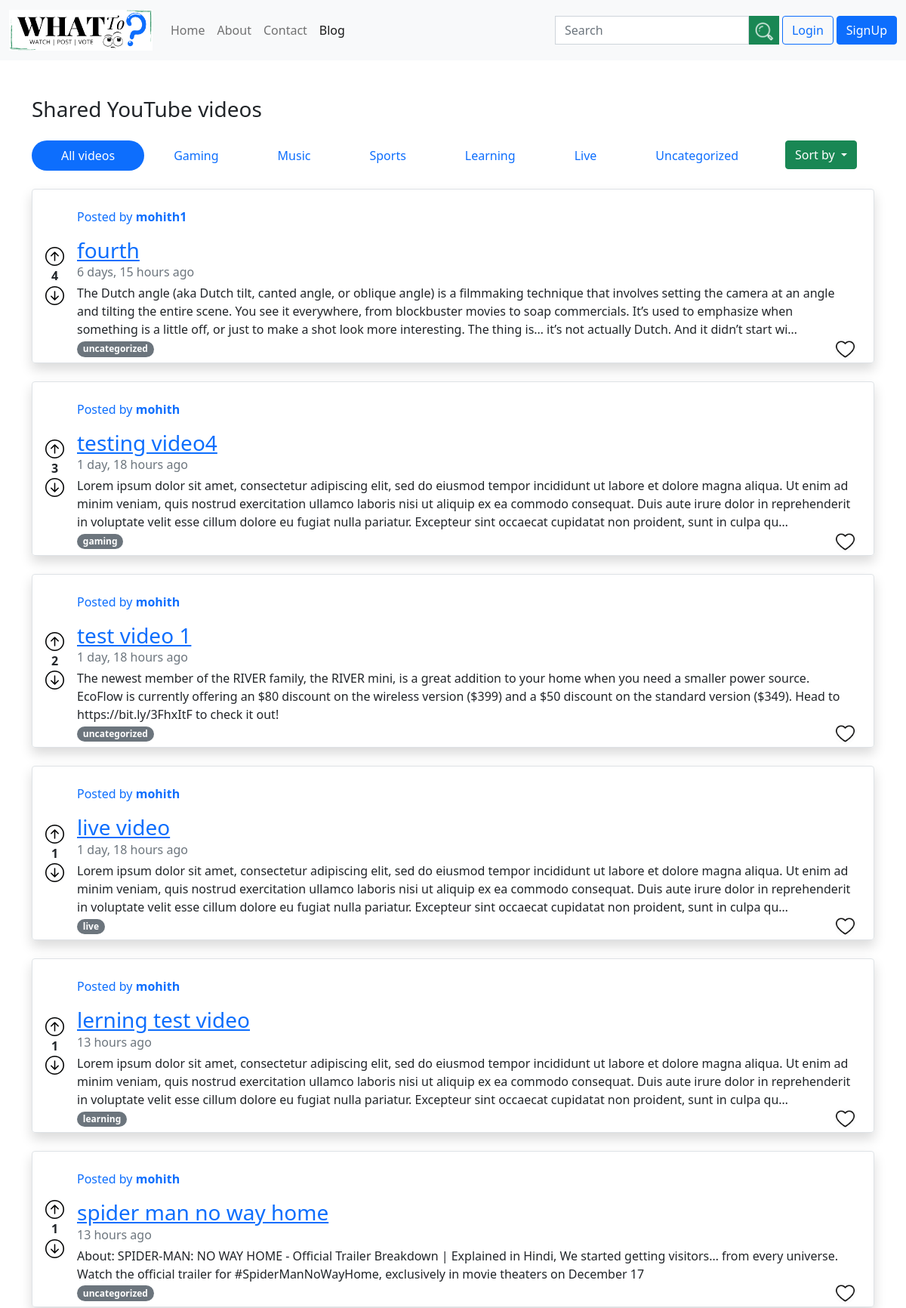
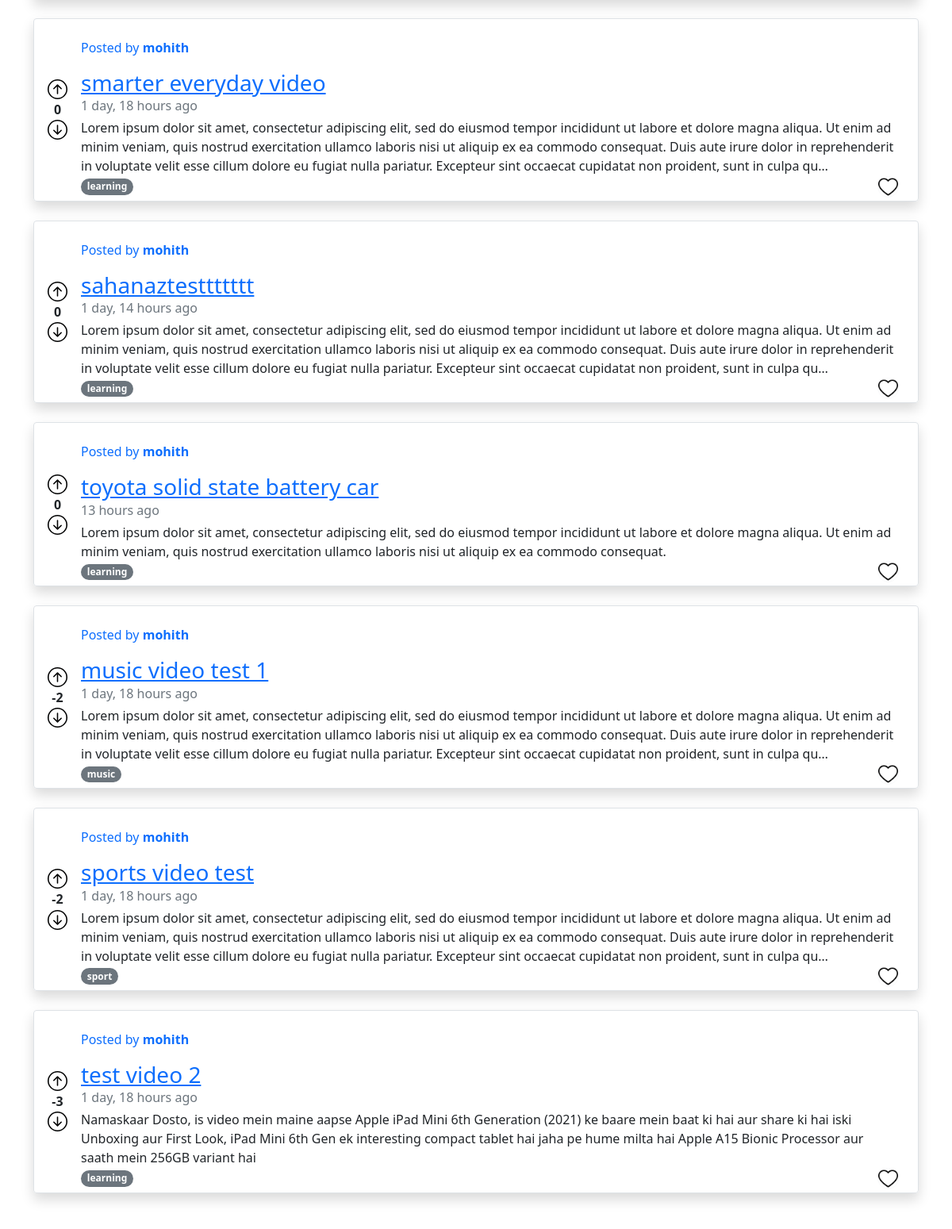
Screenshot of /blog/ (upper part) with the database file from the repository (2 pictures, top to bottom).
### blog/models.py (models this page shows, shortened)
class Post(models.Model):
    video = EmbedVideoField(default='SOME STRING')
    title=models.CharField(max_length=255)
    category=models.CharField(max_length=255,default='uncategorized')
    votes=models.IntegerField(default=0)
    author=models.ForeignKey(User, on_delete=models.CASCADE)
    slug=models.AutoField(primary_key=True)
    timeStamp=models.DateTimeField(default=now)
    content=models.TextField()
    wishlist = models.ManyToManyField(User, blank=True, related_name='wishlist')
    likes = models.ManyToManyField(User, blank=True, related_name='likes')
    dislikes = models.ManyToManyField(User, blank=True, related_name='dislikes')

### blog/views.py (the view)
# urls.py: path('', views.bloghome, name='bloghome'),
def bloghome(request):
    allposts=Post.objects.all().order_by('-votes')
    context={'allposts':allposts}
    return render(request,'blog/bloghome.html',context)

### templates/blog/bloghome.html (shortened to what this page needs)
{% extends 'base.html' %}
{% block BlogActive %}active{% endblock BlogActive %}
{% block body %}
{% load humanize %}
{% load embed_video_tags %}
<div class="container">
  <h3 class="mt-5 mb-4">Shared YouTube videos</h3>
  <ul class="nav nav-pills nav-fill mb-4">
    <li class="nav-item">
      <a class="nav-link rounded-pill {% if request.get_full_path == "/blog/" %}active{% endif %}" href="/blog/">All videos</a>
    </li>
    <li class="nav-item">
      <a class="nav-link rounded-pill {% if request.get_full_path == "/blog/category/gaming" %}active{% endif %}" href="/blog/category/gaming">Gaming</a>
    </li>
    <li class="nav-item">
      <a class="nav-link rounded-pill {% if request.get_full_path == "/blog/category/music" %}active{% endif %}" href="/blog/category/music">Music</a>
    </li>
    <li class="nav-item">
      <a class="nav-link rounded-pill {% if request.get_full_path == "/blog/category/sport" %}active{% endif %}" href="/blog/category/sport">Sports</a>
    </li>
    <li class="nav-item">
      <a class="nav-link rounded-pill {% if request.get_full_path == "/blog/category/learning" %}active{% endif %}" href="/blog/category/learning">Learning</a>
    </li>
    <li class="nav-item">
      <a class="nav-link rounded-pill {% if request.get_full_path == "/blog/category/live" %}active{% endif %}" href="/blog/category/live">Live</a>
    </li>
    <li class="nav-item">
      <a class="nav-link rounded-pill {% if request.get_full_path == "/blog/category/uncategorized" %}active{% endif %}" href="/blog/category/uncategorized">Uncategorized</a>
    </li>
    <li class="nav-item">
      <div class="dropdown">
        <button class="btn btn-success dropdown-toggle" type="button" id="dropdownMenuButton1" data-bs-toggle="dropdown" aria-expanded="false">
          Sort by
        </button>
      </div>
    </li>
   </ul>
  {% for post in allposts %}
  <div class="row g-0 border rounded overflow-hidden flex-md-row mb-4 shadow h-md-250 position-relative">
   <div class="col-auto d-none align-self-center px-3  d-lg-block">
        <form method="POST" action="/blog/{{post.slug}}/like">
          {% if user.is_authenticated %}
          <button type="submit"
            class="btn btn-outline-light rounded-circle {% if request.user in post.likes.all %} bg-success {% endif %}  btn-sm  p-0">
            <img src="/static/img/arrowup.svg" width="25" alt=""> </button>
            {% comment %} <img src="/static/img/arrowup.svg" width="25" alt=""> </button> like: {{ post.likes.all.count }} {% endcomment %}
              {% else %}
           <button type="button"
            class="btn btn-outline-light rounded-circle  btn-sm  p-0" data-bs-toggle="modal" data-bs-target="#loginModal"><img
              src="/static/img/arrowup.svg" width="25" alt=""></button>
            {% endif %}
        </form>
         <p class="text-center m-0">  <b>  {{post.votes}} </b> </p>
        <form method="POST" action="/blog/{{post.slug}}/Dislike">
          {% if user.is_authenticated %}
          <button type="submit"
            class="btn btn-outline-light rounded-circle {% if request.user in post.dislikes.all %} bg-success {% endif %} btn-sm  p-0"><img
              src="/static/img/arrowdown.svg" width="25" alt=""></button>
             {% else %}
          <button type="button"
            class="btn btn-outline-light rounded-circle  btn-sm  p-0" data-bs-toggle="modal" data-bs-target="#loginModal"><img
              src="/static/img/arrowdown.svg" width="25" alt=""></button>
            {% endif %}
        </form>
      </div>
    <div class="col p-4 ps-0 pb-1 d-flex flex-column position-static">
       <p class="text-primary ">Posted by<b> {{post.author}}</b></p>
      <a href="/blog/{{post.slug}}"><h3 class="mb-0">{{post.title}}</h3></a>
      <div class="mb-1 text-muted">{{post.timeStamp | naturaltime}}</div>
      <p class="card-text mb-auto">{{post.content| truncatechars:400}}</p>
      <div class="d-flex">
        <a href="/blog/category/{{post.category}}"> <span class="badge rounded-pill bg-secondary">{{post.category}}</span> </a>
       <form method="POST" class="ms-auto" action="/blog/{{post.slug}}/wishlist">
          {% if user.is_authenticated %}
          <button type="submit"
            class="btn btn-outline-light rounded-circle btn-sm  p-0">
            {% if request.user in post.wishlist.all %}
             <img src="/static/img/redheart.png" width="25" alt=""></button>
             {% else %}
             <img src="/static/img/whiteheart.png" width="25" alt=""></button>
              {% endif %}
             {% else %}
          <button type="button"
            class="btn btn-outline-light rounded-circle  btn-sm  p-0" data-bs-toggle="modal" data-bs-target="#loginModal"><img
              src="/static/img/whiteheart.png" width="25" alt=""></button>
            {% endif %}
        </form>
        </div>
    </div>
  </div>
  {% endfor %}
</div>
{% endblock body %}

### rows the page displays
Post: votes "4", author "mohith1", title "fourth", timeStamp "6 days, 15 hours ago", content "The Dutch angle (aka Dutch tilt, canted angle, or oblique angle) is a filmmaking technique that involves setting the camera at an angle and tilting the entire scene. You see it everywhere, from blockbuster movies to soap commercials. It’s used to emphasize when something is a little off, or just to make a shot look more interesting. The thing is… it’s not actually Dutch. And it didn’t start wi…", category "uncategorized"
Post: votes "3", author "mohith", title "testing video4", timeStamp "1 day, 18 hours ago", content "Lorem ipsum dolor sit amet, consectetur adipiscing elit, sed do eiusmod tempor incididunt ut labore et dolore magna aliqua. Ut enim ad minim veniam, quis nostrud exercitation ullamco laboris nisi ut aliquip ex ea commodo consequat. Duis aute irure dolor in reprehenderit in voluptate velit esse cillum dolore eu fugiat nulla pariatur. Excepteur sint occaecat cupidatat non proident, sunt in culpa qu…", category "gaming"
Post: votes "2", author "mohith", title "test video 1", timeStamp "1 day, 18 hours ago", content "The newest member of the RIVER family, the RIVER mini, is a great addition to your home when you need a smaller power source. EcoFlow is currently offering an $80 discount on the wireless version ($399) and a $50 discount on the standard version ($349). Head to https://bit.ly/3FhxItF to check it out!", category "uncategorized"
Post: votes "1", author "mohith", title "live video", timeStamp "1 day, 18 hours ago", content "Lorem ipsum dolor sit amet, consectetur adipiscing elit, sed do eiusmod tempor incididunt ut labore et dolore magna aliqua. Ut enim ad minim veniam, quis nostrud exercitation ullamco laboris nisi ut aliquip ex ea commodo consequat. Duis aute irure dolor in reprehenderit in voluptate velit esse cillum dolore eu fugiat nulla pariatur. Excepteur sint occaecat cupidatat non proident, sunt in culpa qu…", category "live"
Post: votes "1", author "mohith", title "lerning test video", timeStamp "13 hours ago", content "Lorem ipsum dolor sit amet, consectetur adipiscing elit, sed do eiusmod tempor incididunt ut labore et dolore magna aliqua. Ut enim ad minim veniam, quis nostrud exercitation ullamco laboris nisi ut aliquip ex ea commodo consequat. Duis aute irure dolor in reprehenderit in voluptate velit esse cillum dolore eu fugiat nulla pariatur. Excepteur sint occaecat cupidatat non proident, sunt in culpa qu…", category "learning"
Post: votes "1", author "mohith", title "spider man no way home", timeStamp "13 hours ago", content "About: SPIDER-MAN: NO WAY HOME - Official Trailer Breakdown | Explained in Hindi, We started getting visitors… from every universe. Watch the official trailer for #SpiderManNoWayHome, exclusively in movie theaters on December 17", category "uncategorized"
Post: votes "0", author "mohith", title "smarter everyday video", timeStamp "1 day, 18 hours ago", content "Lorem ipsum dolor sit amet, consectetur adipiscing elit, sed do eiusmod tempor incididunt ut labore et dolore magna aliqua. Ut enim ad minim veniam, quis nostrud exercitation ullamco laboris nisi ut aliquip ex ea commodo consequat. Duis aute irure dolor in reprehenderit in voluptate velit esse cillum dolore eu fugiat nulla pariatur. Excepteur sint occaecat cupidatat non proident, sunt in culpa qu…", category "learning"
Post: votes "0", author "mohith", title "sahanaztesttttttt", timeStamp "1 day, 14 hours ago", content "Lorem ipsum dolor sit amet, consectetur adipiscing elit, sed do eiusmod tempor incididunt ut labore et dolore magna aliqua. Ut enim ad minim veniam, quis nostrud exercitation ullamco laboris nisi ut aliquip ex ea commodo consequat. Duis aute irure dolor in reprehenderit in voluptate velit esse cillum dolore eu fugiat nulla pariatur. Excepteur sint occaecat cupidatat non proident, sunt in culpa qu…", category "learning"
Post: votes "0", author "mohith", title "toyota solid state battery car", timeStamp "13 hours ago", content "Lorem ipsum dolor sit amet, consectetur adipiscing elit, sed do eiusmod tempor incididunt ut labore et dolore magna aliqua. Ut enim ad minim veniam, quis nostrud exercitation ullamco laboris nisi ut aliquip ex ea commodo consequat.", category "learning"
Post: votes "-2", author "mohith", title "music video test 1", timeStamp "1 day, 18 hours ago", content "Lorem ipsum dolor sit amet, consectetur adipiscing elit, sed do eiusmod tempor incididunt ut labore et dolore magna aliqua. Ut enim ad minim veniam, quis nostrud exercitation ullamco laboris nisi ut aliquip ex ea commodo consequat. Duis aute irure dolor in reprehenderit in voluptate velit esse cillum dolore eu fugiat nulla pariatur. Excepteur sint occaecat cupidatat non proident, sunt in culpa qu…", category "music"
Post: votes "-2", author "mohith", title "sports video test", timeStamp "1 day, 18 hours ago", content "Lorem ipsum dolor sit amet, consectetur adipiscing elit, sed do eiusmod tempor incididunt ut labore et dolore magna aliqua. Ut enim ad minim veniam, quis nostrud exercitation ullamco laboris nisi ut aliquip ex ea commodo consequat. Duis aute irure dolor in reprehenderit in voluptate velit esse cillum dolore eu fugiat nulla pariatur. Excepteur sint occaecat cupidatat non proident, sunt in culpa qu…", category "sport"
Post: votes "-3", author "mohith", title "test video 2", timeStamp "1 day, 18 hours ago", content "Namaskaar Dosto, is video mein maine aapse Apple iPad Mini 6th Generation (2021) ke baare mein baat ki hai aur share ki hai iski Unboxing aur First Look, iPad Mini 6th Gen ek interesting compact tablet hai jaha pe hume milta hai Apple A15 Bionic Processor aur saath mein 256GB variant hai", category "learning"
